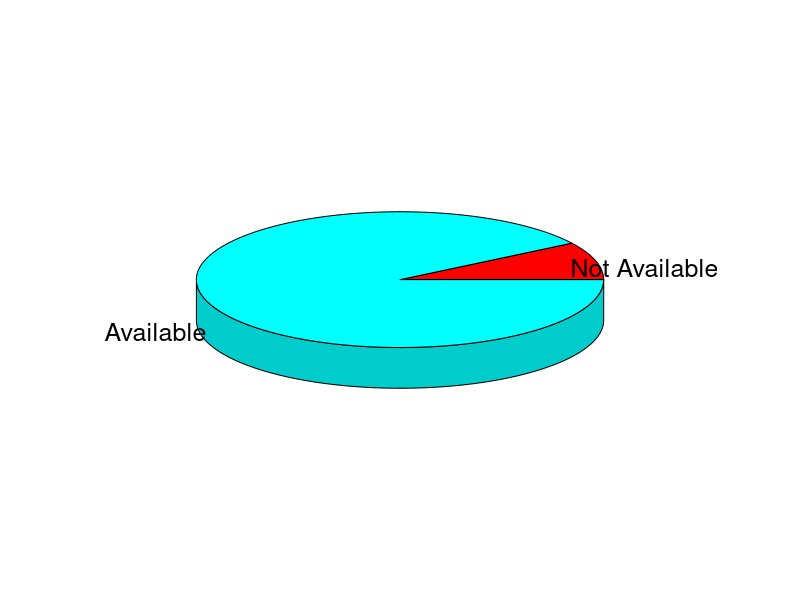
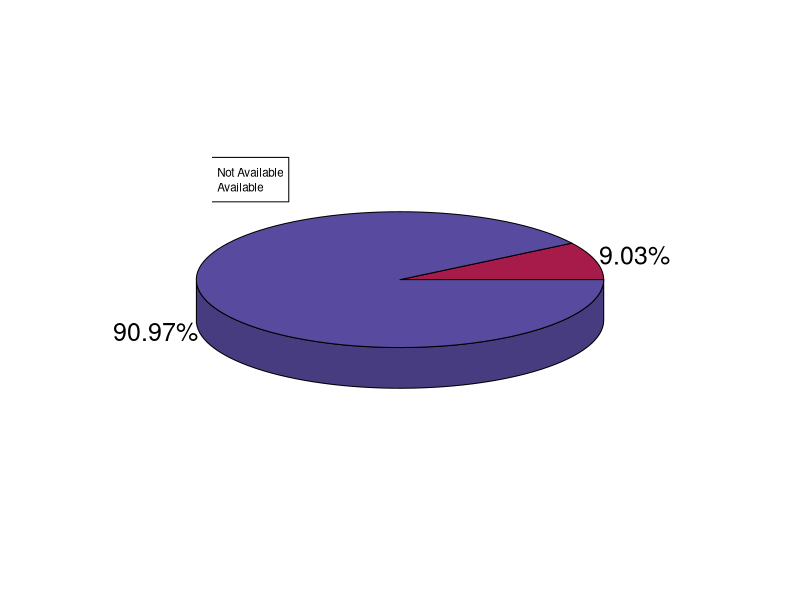
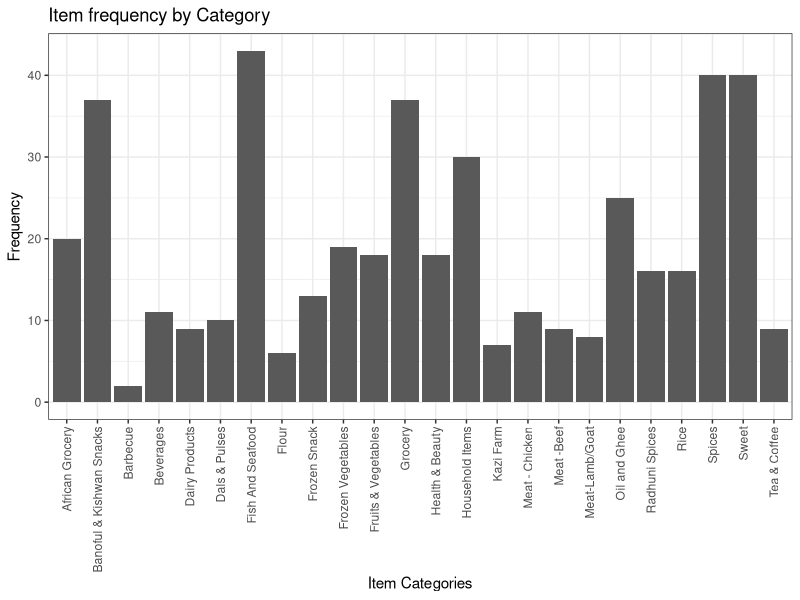
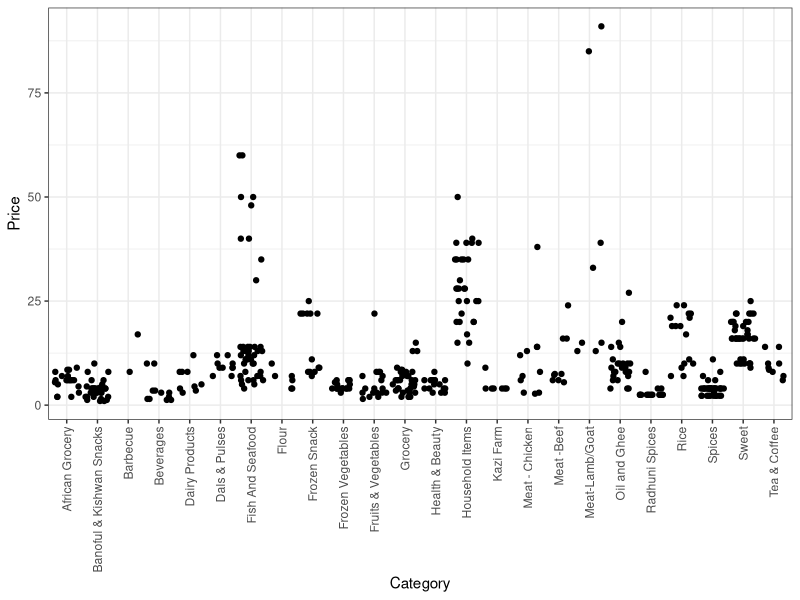
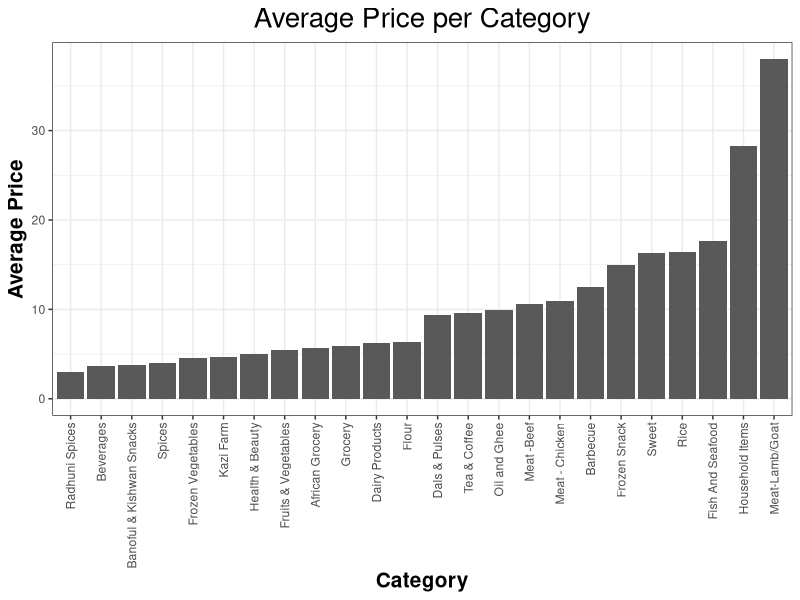
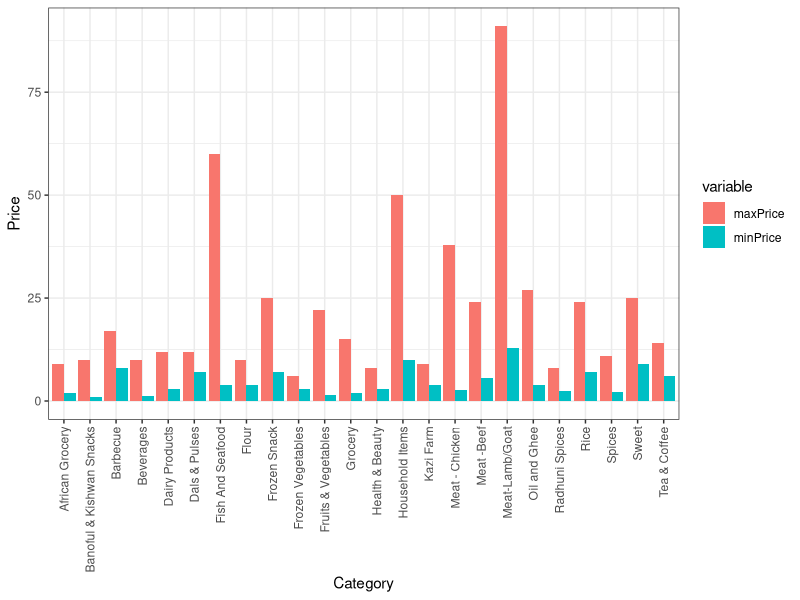

The R source for these figures, in order:
products=read.csv("data/cleaned_dataset.csv")
library(dplyr)

#Bar Chart of Frequency of each Category

install.packages(c("mosaicData", "ggplot2"))
library(ggplot2) 
theme_set(theme_bw()) 

freq_of_each_car <- ggplot(products, aes(x=Category)) + geom_bar() + 
  labs(title="Item frequency by Category", 
       x="Item Categories", 
       y="Frequency") +
  theme(axis.text.x = element_text(angle = 90, vjust = 0.5, hjust=1))

ggsave(path = "D:/Classwork/10th Semester/Intro to Data Science/Project", filename = "Item Category vs Frequency.png")

#Jitter Plot of Price vs Category

prc_vs_cat <- ggplot(products, aes(x = Category, y = Price)) + geom_jitter()+
  theme(axis.text.x = element_text(angle = 90, vjust = 0.5, hjust=1))
ggsave(path = "D:/Classwork/10th Semester/Intro to Data Science/Project", filename = "Category vs price.png")

#Average Price by Category

meanByCategory = products %>% group_by(Category)  %>%
  summarise(meanPrice = mean(Price),
            .groups = 'drop')

avg_p_cat <- ggplot(meanByCategory)+
  geom_col(aes(x = reorder(Category, meanPrice), y = meanPrice)) +
  labs(title="Average Price per Category", x = "Category", y = "Average Price")+
  theme(axis.title = element_text(size = 15, face = "bold"),
        axis.text.x = element_text(angle = 90, vjust = 0.5, hjust=1),
        plot.title = element_text(size = 20, hjust = 0.5),
        plot.subtitle = element_text(size = 15, hjust= 0.5))

ggsave(path = "D:/Classwork/10th Semester/Intro to Data Science/Project", filename = "Average Price per Category.png")

# Maximum price and Minimum Price by Category
library(dplyr)
install.packages("tidyr")
library(tidyr)
maxMinByCategory = products %>% group_by(Category)  %>%
  summarise(maxPrice = max(Price),
            minPrice = min(Price),
            .groups = 'drop')

tidyr_maxMinByCategory <- tidyr::pivot_longer(maxMinByCategory, cols=c('maxPrice', 'minPrice'), names_to='variable', 
                           values_to="Price")

maxpandminp_by_cat <- ggplot(tidyr_maxMinByCategory, aes(x=Category, y=Price, fill=variable)) +
  geom_bar(stat='identity', position='dodge') +
  theme(axis.text.x = element_text(angle = 90, vjust = 0.5, hjust=1))
ggsave(path = "D:/Classwork/10th Semester/Intro to Data Science/Project", filename = "Max and Minimum Price.png")

#Pie Chart of Availability

install.packages("plotrix")
library(plotrix)

pos <- pie3D(table(products$Available), labels = c("Not Available", "Available"), labelrad=1.25)
pos[1]<- 0.4
dfFreq <-as.data.frame(table(products$Available)) 
pie3D(table(products$Available), labels = c(paste(format(round((dfFreq[1,]["Freq"]/sum(dfFreq$Freq))*100, 2), nsmall = 2),"%",sep = ""),paste(format(round((dfFreq[2,]["Freq"]/sum(dfFreq$Freq))*100, 2), nsmall = 2) ,"%",sep = "")), labelrad = 0.8, labelpos=pos, col = hcl.colors(2, "Spectral"))
legend(x= -1.05,y= 0.7, c("Not Available", "Available"), cex = 0.7, fill = hcl.colors(2, "Spectral"))


